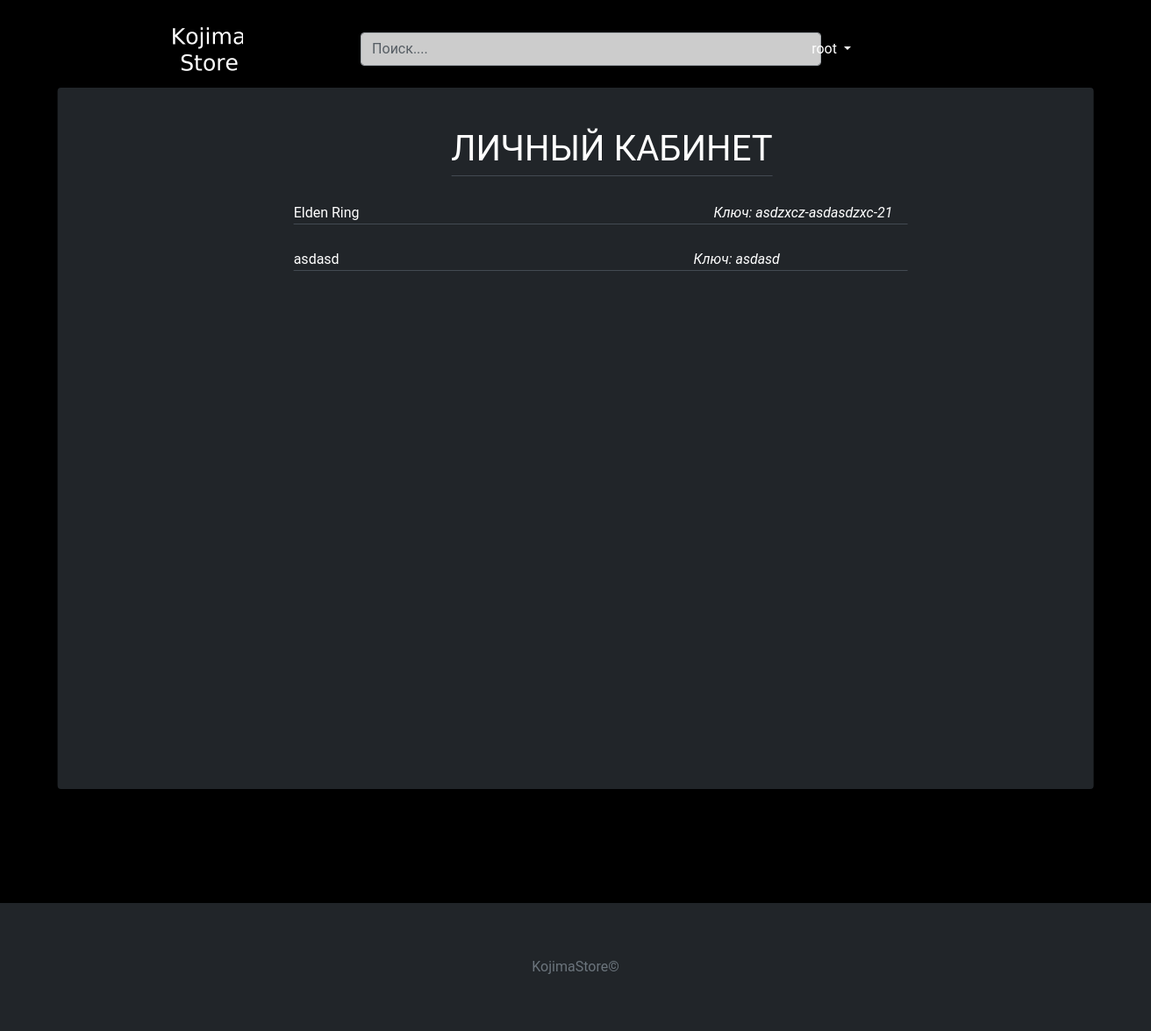
/users/personal_area/2/ (signed in), run on an earlier commit of the app's database.
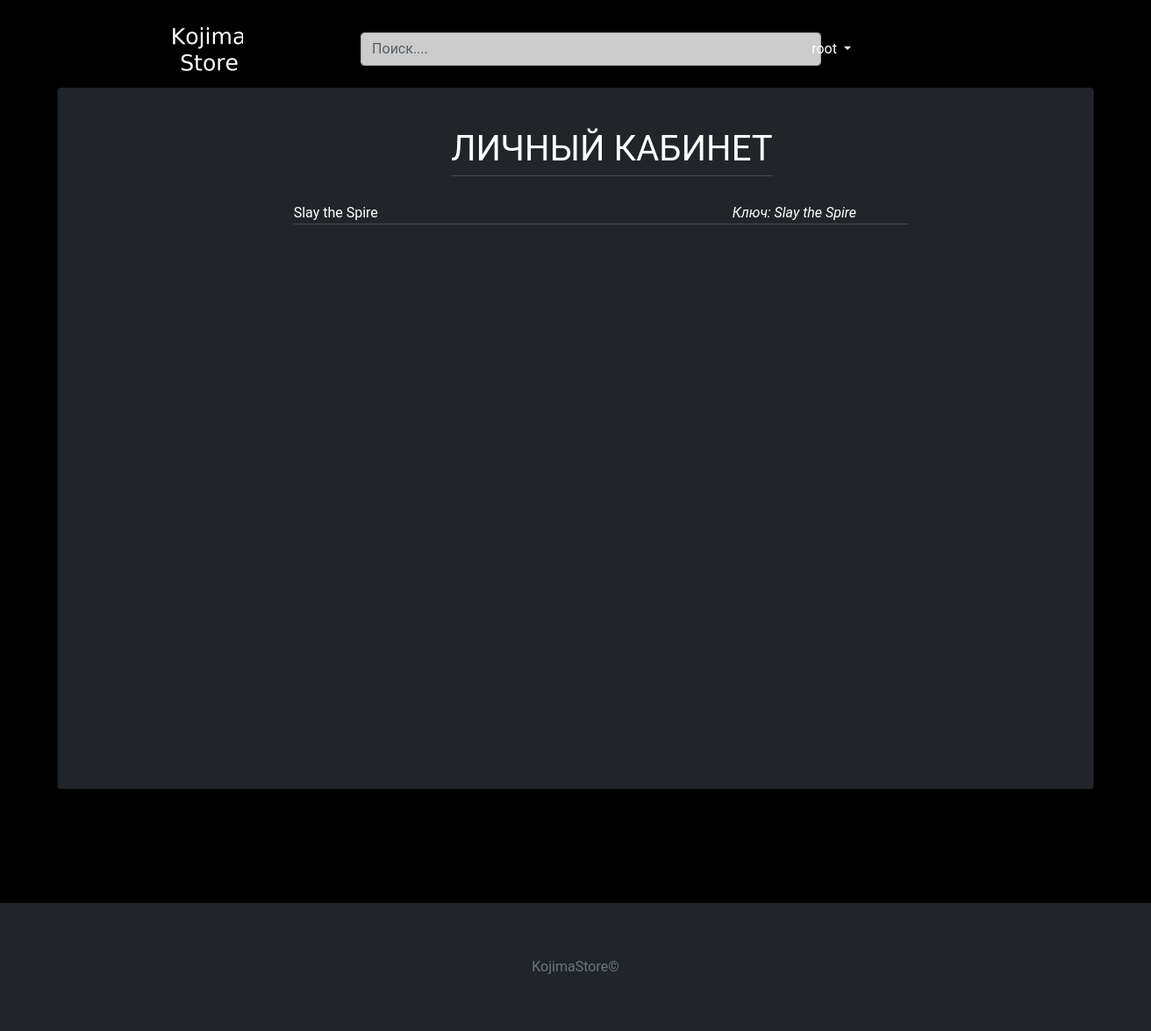
And on a later commit of the database.
### page/models.py (models this page shows, shortened)
class Purchased_products(models.Model):
    title = models.CharField(max_length=255, default='')
    key = models.CharField(max_length=255, default='')
    user_id = models.ForeignKey(settings.AUTH_USER_MODEL, on_delete=models.CASCADE, default='')

### users/views.py (the view)
# urls.py: path('personal_area/<int:pk>/', views.Personal.as_view(), name='personal_area'),
class Personal(LoginRequiredMixin, ListView):
    model = Personal_area
    template_name = 'personal_area.html'
    login_url = 'login'

### templates/personal_area.html
{% extends 'base.html' %}
{% load static %}
{% block content %}
  <div class="personal_acc">
    <div class="personal_info">
        <div class="form-group"> <div class="name-control">ЛИЧНЫЙ КАБИНЕТ</div></div>
        <div class="form-group">
          <ul class="info-control-2">
              {% for purchased_products in user.purchased_products_set.all %}
                    <li class="info-item">
                      <div>
                          {{ purchased_products.title }} <i style="margin-left: 400px;">Ключ: {{ purchased_products.key}} </i>
                      </div>
                    </li>
              {% endfor %}
          </ul>
        </div>
    </div>
  </div>
{% endblock content %}

### templates/base.html (shortened to what this page needs)
<!DOCTYPE html>
{% load static %}
<html lang="ru">
<head>
      <link rel="stylesheet" href="https://maxcdn.bootstrapcdn.com/bootstrap/4.0.0/css/bootstrap.min.css"
/>
    <link rel="stylesheet" href="{% static 'css/slider.css' %}">
    <link rel="stylesheet" href="{% static 'css/style.css' %}">
    <link rel="stylesheet" href="{% static 'css/info.css' %}">
    <link rel="stylesheet" href="{% static 'css/personal_acc.css' %}">
</head>
<body class="one">
  <div class="p-3 header">
    <div class="container" id="navbar">
        <div class="d-flex flex-wrap align-items-center justify-content-center justify-content-lg-start">
          <a href="{% url 'home' %}" class="d-flex align-items-center mb-2 mb-lg-0 text-white text-decoration-none svg-logo">
            <img src="{% static 'svg/Kojima Store.svg' %}" class="bi" width="80" height="80" alt="">
          </a>
          <form class="col-12 col-lg-auto mb-3 mb-lg-0 me-lg-3 search" role="search" action="{% url 'search_results' %}" method="get">
            <input type="search" class="form-control form-control-dark search-js" placeholder="Поиск...." aria-label="Search" name="q">
          </form>
          <div class="text-end auth">
            {% if user.is_authenticated %}
                                <ul class="navbar-nav ml-auto">
                        <li class="nav-item user_main">
                            <a class="nav-link dropdown-toggle " href="#" id="userMenu" data-toggle="dropdown" aria-haspopup="true" aria-expanded="false" style="color: white">
                                {{ user.username }}
                            </a>
                        </li>
                    </ul>
            {% else %}
            <a href="{% url 'login' %}" class="btn btn-outline-light me-2">Авторизация</a>
            <a href="{% url 'signup' %}" class="btn btn-warning">Регистрация</a>
            {% endif %}
          </div>
        </div>
    </div>
  </div>
    {%block content%}
    {% endblock %}
  <footer class="d-flex flex-wrap justify-content-between align-items-center py-3 my-4 bg-footer">
    <div>
      <span class="text-muted text-footer">KojimaStore&copy;</span>
    </div>
  </footer>
</body>
</html>

### static/css/style.css (style rules this page uses)
body { font-family: 'Roboto', sans-serif; }
.one { background: black }
.user_main { position:relative; left: -12vh; }
.auth { position: relative; right: 9%; }
.p-3 { position: absolute; z-index: 100; }
.search { margin-left: auto; margin-right: auto; width: 50%; opacity: 0.8; }
.svg-logo { position:relative; left: 12vh; }
* { box-sizing:border-box }
.bg-footer { position: absolute; background-color: #212529; width: 100%; height: 13%; border-top: 6px solid black; }
.text-footer { position: absolute; left: 50%; margin-right: -50%; transform: translate(-50%, -50%); }
#navbar { position: fixed; transition: top 0.3s; left: 50%; transform: translate(-50%); }

### static/css/personal_acc.css (style rules this page uses)
.personal_acc { height:1000px; background-size:cover; position:relative; }
.personal_acc .personal_info { max-width:1300px; width:90%; height: 800px; background-color:#212529; padding:40px; border-radius:4px; transform:translate(-50%, -50%); position:absolute; top:50%; left:50%; color:#fff; box-shadow:3px 3px 4px rgba(0,0,0,0.2); }
li { list-style: none; }
.personal_acc .personal_info .info-control-2 { position: absolute; margin-top: 4%; display: block; left: 46.5%; background:none; border:none; box-shadow:none; outline:none; color:inherit; word-break: break-all ; }
.personal_acc .personal_info .info-item { position: relative; width:700px; margin-top: 4%; display: block; left: -320px; background:none; border:none; box-shadow:none; border-bottom:1px solid #434a52; border-radius:0; outline:none; color:inherit; }
.personal_acc .personal_info .name-control { position: absolute; left: 38%; font-size: 40px; background:none; border:none; border-bottom:1px solid #434a52; border-radius:0; box-shadow:none; outline:none; color:inherit; }

What changed in the data, as far as the page shows it:
removed Purchased_products: title "Elden Ring", key "asdzxcz-asdasdzxc-21"
removed Purchased_products: title "asdasd", key "asdasd"
added Purchased_products: title "Slay the Spire", key "Slay the Spire"
